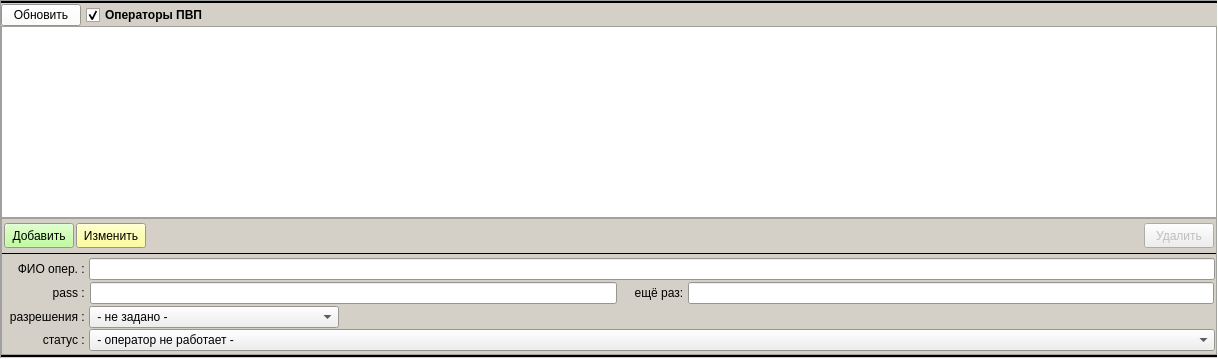
      <widget class="QFrame" name="pan_operators">
       <property name="minimumSize">
        <size>
         <width>100</width>
         <height>100</height>
        </size>
       </property>
       <property name="palette">
        <palette>
         <active>
          <colorrole role="Base">
           <brush brushstyle="SolidPattern">
            <color alpha="255">
             <red>255</red>
             <green>255</green>
             <blue>255</blue>
            </color>
           </brush>
          </colorrole>
          <colorrole role="Window">
           <brush brushstyle="SolidPattern">
            <color alpha="255">
             <red>212</red>
             <green>208</green>
             <blue>200</blue>
            </color>
           </brush>
          </colorrole>
         </active>
         <inactive>
          <colorrole role="Base">
           <brush brushstyle="SolidPattern">
            <color alpha="255">
             <red>255</red>
             <green>255</green>
             <blue>255</blue>
            </color>
           </brush>
          </colorrole>
          <colorrole role="Window">
           <brush brushstyle="SolidPattern">
            <color alpha="255">
             <red>212</red>
             <green>208</green>
             <blue>200</blue>
            </color>
           </brush>
          </colorrole>
         </inactive>
         <disabled>
          <colorrole role="Base">
           <brush brushstyle="SolidPattern">
            <color alpha="255">
             <red>212</red>
             <green>208</green>
             <blue>200</blue>
            </color>
           </brush>
          </colorrole>
          <colorrole role="Window">
           <brush brushstyle="SolidPattern">
            <color alpha="255">
             <red>212</red>
             <green>208</green>
             <blue>200</blue>
            </color>
           </brush>
          </colorrole>
         </disabled>
        </palette>
       </property>
       <property name="frameShape">
        <enum>QFrame::Panel</enum>
       </property>
       <property name="frameShadow">
        <enum>QFrame::Sunken</enum>
       </property>
       <layout class="QVBoxLayout" name="verticalLayout_6">
        <property name="spacing">
         <number>0</number>
        </property>
        <property name="leftMargin">
         <number>0</number>
        </property>
        <property name="topMargin">
         <number>0</number>
        </property>
        <property name="rightMargin">
         <number>0</number>
        </property>
        <property name="bottomMargin">
         <number>0</number>
        </property>
        <item>
         <widget class="Line" name="line_16">
          <property name="minimumSize">
           <size>
            <width>0</width>
            <height>2</height>
           </size>
          </property>
          <property name="frameShadow">
           <enum>QFrame::Plain</enum>
          </property>
          <property name="lineWidth">
           <number>2</number>
          </property>
          <property name="orientation">
           <enum>Qt::Horizontal</enum>
          </property>
         </widget>
        </item>
        <item>
         <layout class="QHBoxLayout" name="horizontalLayout_17">
          <property name="spacing">
           <number>5</number>
          </property>
          <property name="leftMargin">
           <number>0</number>
          </property>
          <property name="topMargin">
           <number>0</number>
          </property>
          <property name="rightMargin">
           <number>0</number>
          </property>
          <property name="bottomMargin">
           <number>0</number>
          </property>
          <item>
           <widget class="QPushButton" name="bn_refresh_operators">
            <property name="palette">
             <palette>
              <active>
               <colorrole role="Button">
                <brush brushstyle="SolidPattern">
                 <color alpha="255">
                  <red>255</red>
                  <green>255</green>
                  <blue>255</blue>
                 </color>
                </brush>
               </colorrole>
              </active>
              <inactive>
               <colorrole role="Button">
                <brush brushstyle="SolidPattern">
                 <color alpha="255">
                  <red>255</red>
                  <green>255</green>
                  <blue>255</blue>
                 </color>
                </brush>
               </colorrole>
              </inactive>
              <disabled>
               <colorrole role="Button">
                <brush brushstyle="SolidPattern">
                 <color alpha="255">
                  <red>255</red>
                  <green>255</green>
                  <blue>255</blue>
                 </color>
                </brush>
               </colorrole>
              </disabled>
             </palette>
            </property>
            <property name="text">
             <string>Обновить</string>
            </property>
            <property name="icon">
             <iconset resource="_inko_pol2_res.qrc">
              <normaloff>:/refresh.png</normaloff>:/refresh.png</iconset>
            </property>
            <property name="autoDefault">
             <bool>false</bool>
            </property>
           </widget>
          </item>
          <item>
           <widget class="QCheckBox" name="ch_operatops">
            <property name="font">
             <font>
              <weight>75</weight>
              <bold>true</bold>
             </font>
            </property>
            <property name="text">
             <string>Операторы ПВП</string>
            </property>
            <property name="checked">
             <bool>true</bool>
            </property>
           </widget>
          </item>
          <item>
           <spacer name="horizontalSpacer_15">
            <property name="orientation">
             <enum>Qt::Horizontal</enum>
            </property>
            <property name="sizeHint" stdset="0">
             <size>
              <width>996</width>
              <height>20</height>
             </size>
            </property>
           </spacer>
          </item>
         </layout>
        </item>
        <item>
         <widget class="QTableView" name="tab_operators">
          <property name="selectionMode">
           <enum>QAbstractItemView::SingleSelection</enum>
          </property>
          <property name="selectionBehavior">
           <enum>QAbstractItemView::SelectRows</enum>
          </property>
          <attribute name="verticalHeaderDefaultSectionSize">
           <number>20</number>
          </attribute>
         </widget>
        </item>
        <item>
         <widget class="QFrame" name="bns_operators">
          <property name="frameShape">
           <enum>QFrame::StyledPanel</enum>
          </property>
          <property name="frameShadow">
           <enum>QFrame::Raised</enum>
          </property>
          <layout class="QVBoxLayout" name="verticalLayout_10">
           <property name="spacing">
            <number>2</number>
           </property>
           <property name="leftMargin">
            <number>0</number>
           </property>
           <property name="topMargin">
            <number>2</number>
           </property>
           <property name="rightMargin">
            <number>0</number>
           </property>
           <property name="bottomMargin">
            <number>2</number>
           </property>
           <item>
            <layout class="QHBoxLayout" name="horizontalLayout_2">
             <property name="spacing">
              <number>2</number>
             </property>
             <property name="leftMargin">
              <number>2</number>
             </property>
             <property name="topMargin">
              <number>2</number>
             </property>
             <property name="rightMargin">
              <number>2</number>
             </property>
             <property name="bottomMargin">
              <number>2</number>
             </property>
             <item>
              <widget class="QPushButton" name="bn_add_operator">
               <property name="minimumSize">
                <size>
                 <width>70</width>
                 <height>25</height>
                </size>
               </property>
               <property name="maximumSize">
                <size>
                 <width>70</width>
                 <height>25</height>
                </size>
               </property>
               <property name="palette">
                <palette>
                 <active>
                  <colorrole role="Button">
                   <brush brushstyle="SolidPattern">
                    <color alpha="255">
                     <red>170</red>
                     <green>255</green>
                     <blue>127</blue>
                    </color>
                   </brush>
                  </colorrole>
                 </active>
                 <inactive>
                  <colorrole role="Button">
                   <brush brushstyle="SolidPattern">
                    <color alpha="255">
                     <red>170</red>
                     <green>255</green>
                     <blue>127</blue>
                    </color>
                   </brush>
                  </colorrole>
                 </inactive>
                 <disabled>
                  <colorrole role="Button">
                   <brush brushstyle="SolidPattern">
                    <color alpha="255">
                     <red>170</red>
                     <green>255</green>
                     <blue>127</blue>
                    </color>
                   </brush>
                  </colorrole>
                 </disabled>
                </palette>
               </property>
               <property name="text">
                <string>Добавить</string>
               </property>
               <property name="autoDefault">
                <bool>false</bool>
               </property>
               <property name="default">
                <bool>false</bool>
               </property>
              </widget>
             </item>
             <item>
              <widget class="QPushButton" name="bn_edit_operator">
               <property name="minimumSize">
                <size>
                 <width>70</width>
                 <height>25</height>
                </size>
               </property>
               <property name="maximumSize">
                <size>
                 <width>70</width>
                 <height>25</height>
                </size>
               </property>
               <property name="palette">
                <palette>
                 <active>
                  <colorrole role="Button">
                   <brush brushstyle="SolidPattern">
                    <color alpha="255">
                     <red>255</red>
                     <green>255</green>
                     <blue>127</blue>
                    </color>
                   </brush>
                  </colorrole>
                 </active>
                 <inactive>
                  <colorrole role="Button">
                   <brush brushstyle="SolidPattern">
                    <color alpha="255">
                     <red>255</red>
                     <green>255</green>
                     <blue>127</blue>
                    </color>
                   </brush>
                  </colorrole>
                 </inactive>
                 <disabled>
                  <colorrole role="Button">
                   <brush brushstyle="SolidPattern">
                    <color alpha="255">
                     <red>255</red>
                     <green>255</green>
                     <blue>127</blue>
                    </color>
                   </brush>
                  </colorrole>
                 </disabled>
                </palette>
               </property>
               <property name="text">
                <string>Изменить</string>
               </property>
               <property name="autoDefault">
                <bool>false</bool>
               </property>
               <property name="default">
                <bool>false</bool>
               </property>
              </widget>
             </item>
             <item>
              <spacer name="horizontalSpacer_6">
               <property name="orientation">
                <enum>Qt::Horizontal</enum>
               </property>
               <property name="sizeHint" stdset="0">
                <size>
                 <width>996</width>
                 <height>20</height>
                </size>
               </property>
              </spacer>
             </item>
             <item>
              <widget class="QPushButton" name="bn_delete_operator">
               <property name="enabled">
                <bool>false</bool>
               </property>
               <property name="minimumSize">
                <size>
                 <width>70</width>
                 <height>25</height>
                </size>
               </property>
               <property name="maximumSize">
                <size>
                 <width>70</width>
                 <height>25</height>
                </size>
               </property>
               <property name="text">
                <string>Удалить</string>
               </property>
               <property name="autoDefault">
                <bool>false</bool>
               </property>
               <property name="default">
                <bool>false</bool>
               </property>
              </widget>
             </item>
            </layout>
           </item>
           <item>
            <widget class="Line" name="line_12">
             <property name="minimumSize">
              <size>
               <width>0</width>
               <height>2</height>
              </size>
             </property>
             <property name="frameShadow">
              <enum>QFrame::Plain</enum>
             </property>
             <property name="orientation">
              <enum>Qt::Horizontal</enum>
             </property>
            </widget>
           </item>
           <item>
            <layout class="QFormLayout" name="formLayout">
             <property name="fieldGrowthPolicy">
              <enum>QFormLayout::AllNonFixedFieldsGrow</enum>
             </property>
             <property name="horizontalSpacing">
              <number>1</number>
             </property>
             <property name="verticalSpacing">
              <number>1</number>
             </property>
             <property name="leftMargin">
              <number>1</number>
             </property>
             <property name="topMargin">
              <number>1</number>
             </property>
             <property name="rightMargin">
              <number>1</number>
             </property>
             <property name="bottomMargin">
              <number>1</number>
             </property>
             <item row="0" column="0">
              <widget class="QLabel" name="label_2">
               <property name="minimumSize">
                <size>
                 <width>85</width>
                 <height>0</height>
                </size>
               </property>
               <property name="text">
                <string>ФИО опер. : </string>
               </property>
               <property name="alignment">
                <set>Qt::AlignRight|Qt::AlignTrailing|Qt::AlignVCenter</set>
               </property>
              </widget>
             </item>
             <item row="0" column="1">
              <widget class="QLineEdit" name="ln_oper_fio">
               <property name="frame">
                <bool>true</bool>
               </property>
              </widget>
             </item>
             <item row="1" column="1">
              <layout class="QHBoxLayout" name="horizontalLayout_6">
               <property name="spacing">
                <number>1</number>
               </property>
               <property name="leftMargin">
                <number>1</number>
               </property>
               <property name="topMargin">
                <number>1</number>
               </property>
               <property name="rightMargin">
                <number>1</number>
               </property>
               <property name="bottomMargin">
                <number>1</number>
               </property>
               <item>
                <widget class="QLineEdit" name="ln_user_pass">
                 <property name="frame">
                  <bool>true</bool>
                 </property>
                 <property name="echoMode">
                  <enum>QLineEdit::Password</enum>
                 </property>
                </widget>
               </item>
               <item>
                <widget class="QLabel" name="label_20">
                 <property name="text">
                  <string>     ещё раз: </string>
                 </property>
                </widget>
               </item>
               <item>
                <widget class="QLineEdit" name="ln_user_pass2">
                 <property name="frame">
                  <bool>true</bool>
                 </property>
                 <property name="echoMode">
                  <enum>QLineEdit::Password</enum>
                 </property>
                </widget>
               </item>
              </layout>
             </item>
             <item row="2" column="0">
              <widget class="QLabel" name="label_9">
               <property name="minimumSize">
                <size>
                 <width>85</width>
                 <height>0</height>
                </size>
               </property>
               <property name="text">
                <string>разрешения : </string>
               </property>
               <property name="alignment">
                <set>Qt::AlignRight|Qt::AlignTrailing|Qt::AlignVCenter</set>
               </property>
              </widget>
             </item>
             <item row="2" column="1">
              <layout class="QHBoxLayout" name="horizontalLayout_7">
               <item>
                <widget class="QComboBox" name="combo_oper_rights">
                 <property name="minimumSize">
                  <size>
                   <width>250</width>
                   <height>0</height>
                  </size>
                 </property>
                 <item>
                  <property name="text">
                   <string> - не задано - </string>
                  </property>
                 </item>
                 <item>
                  <property name="text">
                   <string>[+]  ТЕХНИК</string>
                  </property>
                 </item>
                 <item>
                  <property name="text">
                   <string>(+)  головной офис</string>
                  </property>
                 </item>
                 <item>
                  <property name="text">
                   <string>(~)  обычный ПВП</string>
                  </property>
                 </item>
                 <item>
                  <property name="text">
                   <string>( - )  колл-центр</string>
                  </property>
                 </item>
                </widget>
               </item>
               <item>
                <spacer name="horizontalSpacer_7">
                 <property name="orientation">
                  <enum>Qt::Horizontal</enum>
                 </property>
                 <property name="sizeHint" stdset="0">
                  <size>
                   <width>40</width>
                   <height>20</height>
                  </size>
                 </property>
                </spacer>
               </item>
              </layout>
             </item>
             <item row="3" column="0">
              <widget class="QLabel" name="label_19">
               <property name="minimumSize">
                <size>
                 <width>85</width>
                 <height>0</height>
                </size>
               </property>
               <property name="text">
                <string>статус : </string>
               </property>
               <property name="alignment">
                <set>Qt::AlignRight|Qt::AlignTrailing|Qt::AlignVCenter</set>
               </property>
              </widget>
             </item>
             <item row="3" column="1">
              <widget class="QComboBox" name="combo_oper_status">
               <item>
                <property name="text">
                 <string> - оператор не работает - </string>
                </property>
               </item>
               <item>
                <property name="text">
                 <string>(1)  оператор работает</string>
                </property>
               </item>
              </widget>
             </item>
             <item row="1" column="0">
              <widget class="QLabel" name="label_8">
               <property name="minimumSize">
                <size>
                 <width>85</width>
                 <height>0</height>
                </size>
               </property>
               <property name="text">
                <string>   pass : </string>
               </property>
               <property name="alignment">
                <set>Qt::AlignRight|Qt::AlignTrailing|Qt::AlignVCenter</set>
               </property>
              </widget>
             </item>
            </layout>
           </item>
          </layout>
         </widget>
        </item>
        <item>
         <widget class="Line" name="line_17">
          <property name="minimumSize">
           <size>
            <width>0</width>
            <height>0</height>
           </size>
          </property>
          <property name="frameShadow">
           <enum>QFrame::Plain</enum>
          </property>
          <property name="lineWidth">
           <number>2</number>
          </property>
          <property name="orientation">
           <enum>Qt::Horizontal</enum>
          </property>
         </widget>
        </item>
       </layout>
      </widget>
